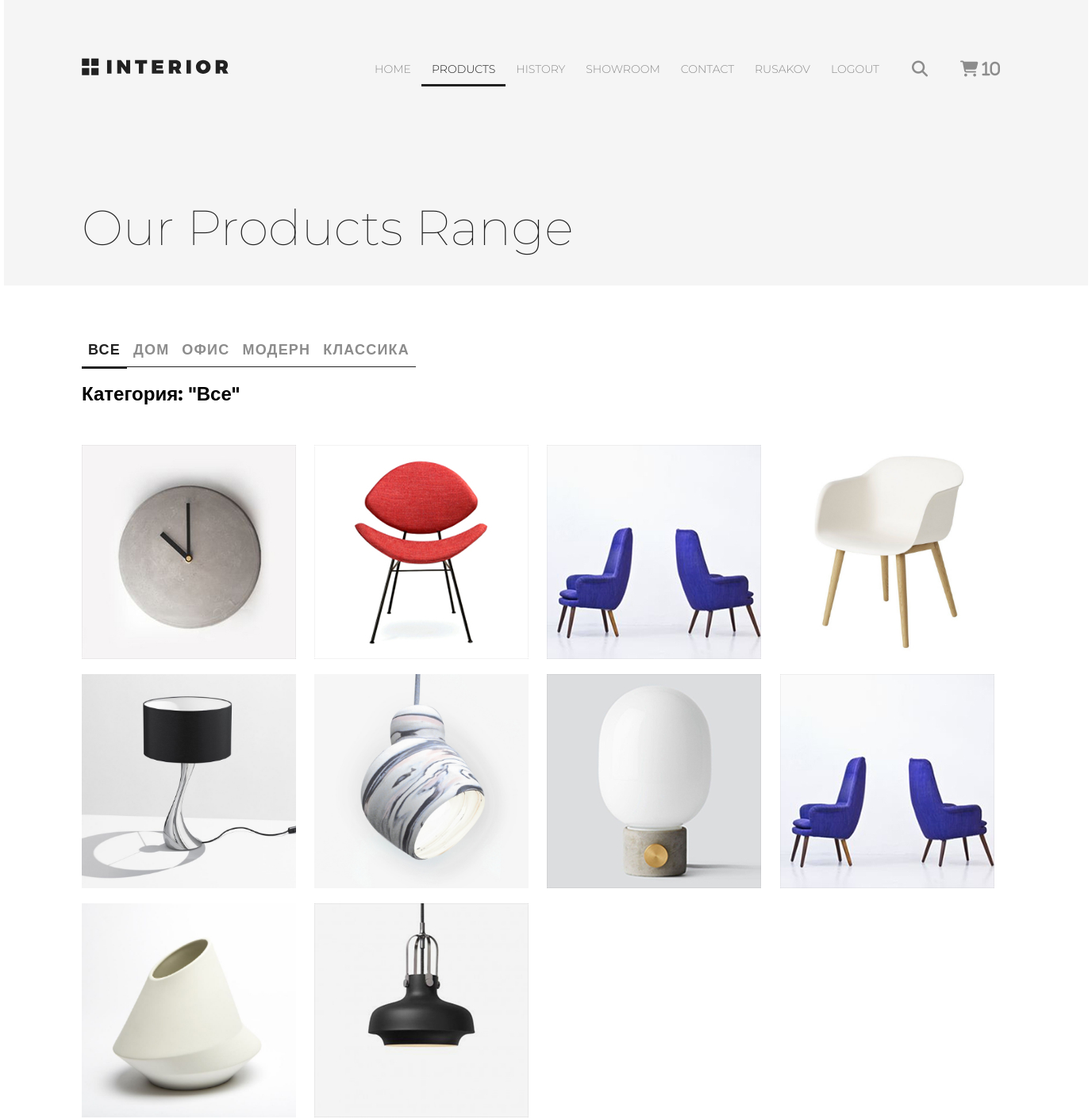
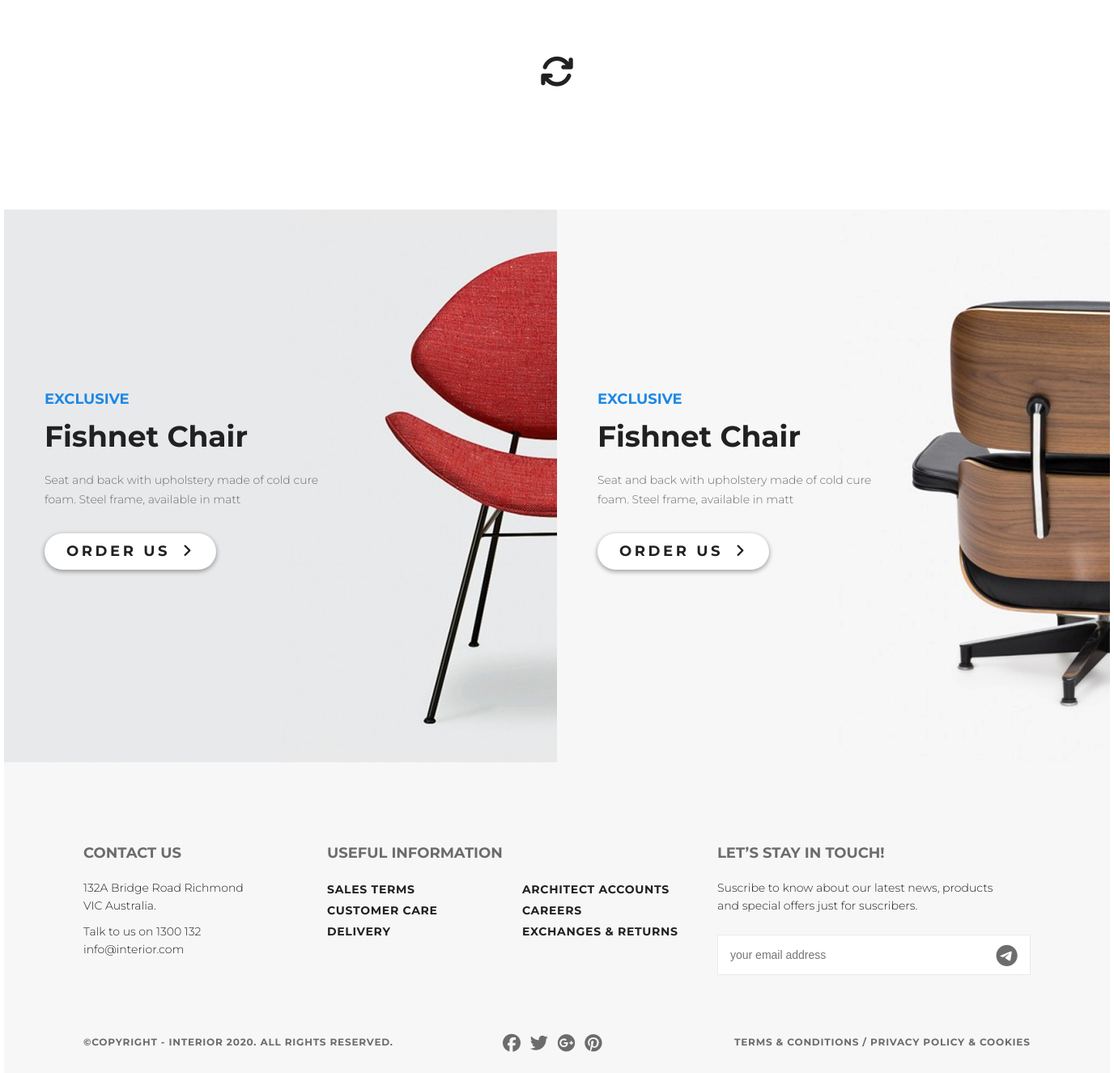
/products/category/0/ (signed in), run on the app's committed database (2 pictures, top to bottom).
### authapp/models.py (models this page shows)
class ShopUser(AbstractUser):
    avatar = models.ImageField(upload_to='users_avatars', blank=True, verbose_name='аватарка')
    age = models.PositiveSmallIntegerField(verbose_name='возраст')

### mainapp/models.py (models this page shows, shortened)
class ProductCategory(models.Model):
    name = models.CharField(verbose_name='имя', max_length=64, unique=True)
    description = models.TextField(verbose_name='описание', blank=True)
    class Meta:
        verbose_name = 'категория'
        verbose_name_plural = 'категории'

class Product(models.Model):
    category = models.ForeignKey(ProductCategory, on_delete=models.CASCADE)
    name = models.CharField(verbose_name='имя продукта', max_length=128)
    image = models.ImageField(upload_to='products_images', blank=True)
    short_desc = models.CharField(verbose_name='краткое описание продукта', max_length=60, blank=True)
    description = models.TextField(verbose_name='описание продукта', blank=True)
    price = models.DecimalField(verbose_name='цена продукта', max_digits=8, decimal_places=2, default=0)
    quantity = models.PositiveIntegerField(verbose_name='количество на складе', default=0)
    class Meta:
        verbose_name = 'продукт'
        verbose_name_plural = 'продукты'

### mainapp/views.py (the view, shortened to what this page needs)
# urls.py: path('products/', include(mainappurl, namespace='products')),
def products(request, pk=None):
    links_menu = ProductCategory.objects.all()
    title = 'Products, lesson_5'
    basket = Basket.objects.filter(user=request.user)
    if pk is not None:
        if pk == 0:
            products = Product.objects.all().order_by('price')
            category = {'name': 'все'}
        else:
            category = get_object_or_404(ProductCategory, pk=pk)
            products = Product.objects.filter(category__pk=pk).order_by('price')
        content = {
            'title': title,
            'links_menu': links_menu,
            'category': category,
            'products': products,
            'basket': basket,
            }
        return render(request, 'mainapp/products_list.html', content)

### mainapp/templates/mainapp/products_list.html (shortened to what this page needs)
{% extends 'mainapp/base.html' %}
{% load static %}
{% block menu %}
        <div class="header-page padding-site">
            <div class="slider-header clearfix">
            <a href="{% url 'main' %}"><img src="{% static 'img/logo.svg' %}" alt="logo" class="logo"></a>
            {% include 'mainapp/inc/inc_main_menu.html' %}
            </div>
            <div class="header-content">
            <h2 class="contact-h2">Our Products Range</h2>
            </div>
        </div>
{% endblock %}
{% block content %}
        <div class="trending-products padding-site">
            <div class="tab-controll">
                {% include 'mainapp/inc/inc_categories_menu.html' %}
            </div>
            <div class="products_list">
                <div class="title clearfix">
                    <h2>
                        Категория: "{{ category.name|title }}"
                    </h2>
                </div>
                <div class="products-container">
                    {% for product in products %}
                          <div class="featured-box box-1">
                              <a href="#">
                                  <img src="/media/{{ product.image }}" alt="product">
                              </a>
                          </div>
                    {% endfor %}
                </div>
            </div>
            <div class="load-fa">
                <span class="inner-load"><a href="#"><i id="fa-sync-load" class="fas fa-sync"></i></a></span>
            </div>
        </div>
        <div class="promo-product">
            <div class="promo-product-1">
                <div class="promo-product-fullcontent">
                    <p class="promo-product-exclusive">exclusive</p>
                    <p class="promo-product-content">Fishnet Chair</p>
                    <p class="promo-product-text">Seat and back with upholstery made of cold cure foam. Steel frame, available in matt</p>
                    <a href="#" class="slider-button">Order us<i class="fas fa-angle-right"></i></a>
                </div>
            </div>
            <div class="promo-product-2">
                <div class="promo-product-fullcontent">
                    <p class="promo-product-exclusive">exclusive</p>
                    <p class="promo-product-content">Fishnet Chair</p>
                    <p class="promo-product-text">Seat and back with upholstery made of cold cure foam. Steel frame, available in matt</p>
                    <a href="#" class="slider-button">Order us<i class="fas fa-angle-right"></i></a>
                </div>
            </div>
        </div>
{% endblock %}

### mainapp/templates/mainapp/inc/inc_main_menu.html (shortened to what this page needs)
{% with request.resolver_match.url_name as url_name %}
<ul class="menu clearfix">
    <li class="menu-list"><a href="{% url 'main' %}"
                             class="menu-link"
                             >HOME</a></li>
    <li class="menu-list"><a href="{% url 'products:index' %}"
                             class="menu-link"{% if request.resolver_match.namespace == 'products' %}
                                                style = "color: #212121;
                                                font-weight: 300;
                                                border-bottom: 3px solid #212121;"
                                                {% endif %}>
                                                PRODUCTS</a></li>
    <li class="menu-list"><a href="#" class="menu-link">HISTORY</a></li>
    <li class="menu-list"><a href="#" class="menu-link">SHOWROOM</a></li>
    <li class="menu-list"><a href="{% url 'contact' %}"
                             class="menu-link">
                                                CONTACT</a></li>
    {% if user.is_authenticated %}
    <li class="menu-list">
        <a href="{% url 'auth:edit' %}" class="menu-link">
            {% if user.first_name %}
                {{ user.first_name }}
            {% else %}
                User
            {% endif %}
        </a>
    </li>
    <li class="menu-list">
        <a href="{% url 'auth:logout' %}" class="menu-link">LOGOUT</a>
    </li>
    {% else %}
    <li class="menu-list">
        <a href="{% url 'auth:login' %}" class="menu-link">LOGIN</a>
    </li>
    {% endif %}
    <li class="menu-list"><a href="#" class="menu-link search"><i class="fas fa-search"></i></a></li>
    <li class="menu-list">
        <a href="{% url 'basket:index' %}" class="menu-link search">
            <i class="fas fa-shopping-cart">
                {% if basket %} {{ basket|length }} {% endif %}
            </i>
        </a>
    </li>
</ul>
{% endwith %}

### mainapp/templates/mainapp/inc/inc_categories_menu.html (shortened to what this page needs)
<ul class="tab-controll-ul clearfix">
    <li class="menu-list">
        <a href="{% url 'products:category' 0 %}"
           class="tab-controll-link
            {% if request.resolver_match.kwargs.pk|add:'0' == 0 %}
            tab-controll-link-active
            {% endif %}">
          все
        </a>
    </li>
    {% for item in links_menu %}
    <li class="menu-list">
        <a href="{% url 'products:category' item.pk %}"
        class = "tab-controll-link
        ">
        {{ item.name }}
        </a>
    </li>
    {% endfor %}
</ul>

### static/src/main.css (style rules this page uses)
* { margin: 0; padding: 0; }
.clearfix:after { content: ''; display: table; clear: both; }
body { font-family: 'Montserrat', sans-serif; }
.padding-site { padding-left: 98px; padding-right: 98px; }
.slider-header { padding-top: 63px; }
.logo { padding-top: 10px; }
.menu { float: right; }
.menu-list { list-style-type: none; float: left; }
.menu-link { color: #8c8c8c; font-size: 14px; font-weight: 300; line-height: 48px; text-transform: uppercase; text-decoration: none; padding: 0px 13px 10px 13px; }
.search { padding-top: 10px; font-size: 20px; }
.slider-button { color: #212121; font-size: 18px; font-weight: 700; line-height: 24px; text-transform: uppercase; text-decoration: none; letter-spacing: 3.6px; box-shadow: 0 2px 5px 1px rgba(33, 33, 33, 0.35); border-radius: 23px; background-color: #ffffff; width: 212px; height: 45px; line-height: 45px; text-align: center; display: inline-block; }
.fas { padding-left: 15px; }
.featured-box { width: 270px; height: 270px; display: inline-block; position: relative; }
.featured-box img { width: 270px; height: 270px; }
.box-1 { margin-right: 19px; margin-bottom: 19px; }
.promo-product { height: 683px; display: flex; }
.promo-product-1 { width: 683px; height: 683px; background-image: url(../img/promo-img1.jpg); display: inline-block; }
.promo-product-2 { width: 683px; height: 683px; background-image: url(../img/promo-img2.jpg); display: inline-block; }
.promo-product-fullcontent { margin-top: 210px; padding-left: 50px; }
.promo-product-exclusive { color: #1e88e5; font-size: 18px; font-weight: 700; line-height: 48px; text-transform: uppercase; }
.promo-product-content { color: #212121; font-size: 36px; font-weight: 700; }
.promo-product-text { width: 374px; color: #6c6c6c; font-size: 14px; font-weight: 300; line-height: 24.04px; margin-top: 20px; margin-bottom: 30px; }
.trending-products { margin-bottom: 100px; }
.header-page { height: 360px; background-color: #f5f5f5; }
.contact-h2 { color: #212121; font-size: 62px; font-weight: 100; line-height: 72px; margin-top: 140px; }
.products-container a { text-decoration: none; }
.load-fa:before { display: inline-block; height: 100%; vertical-align: middle; }
.load-fa { text-align: center; }
.inner-load { display: inline-block; vertical-align: middle; }
.fa-sync { text-align: center; color: #212121; font-size: 42px; font-weight: 400; text-transform: uppercase; margin-top: 50px; margin-bottom: 50px; padding: 0px; display: inline-block; vertical-align: middle; }
.tab-controll-ul { margin-top: 70px; }
.tab-controll-link { font-size: 18px; font-weight: 700; text-transform: uppercase; letter-spacing: 1.2px; color: #8c8c8c; text-decoration: none; padding: 0px 8px 10px 8px; border-bottom: 1px solid #212121; }
.tab-controll-link-active { color: #212121; border-bottom: 3px solid #212121; }
.products-container { margin-top: 50px; }
.title { margin-top: 30px; }

### data on the page
ShopUser: first_name "RUSAKOV"
ProductCategory: name "ДОМ"
ProductCategory: name "ОФИС"
ProductCategory: name "МОДЕРН"
ProductCategory: name "КЛАССИКА"
Product: image (picture)
Product: image (picture)
Product: image (picture)
Product: image (picture)
Product: image (picture)
Product: image (picture)
Product: image (picture)
Product: image (picture)
Product: image (picture)
Product: image (picture)

### other printed values
{{ basket|length }} "10"
{{ category.name|title }} "Все"
